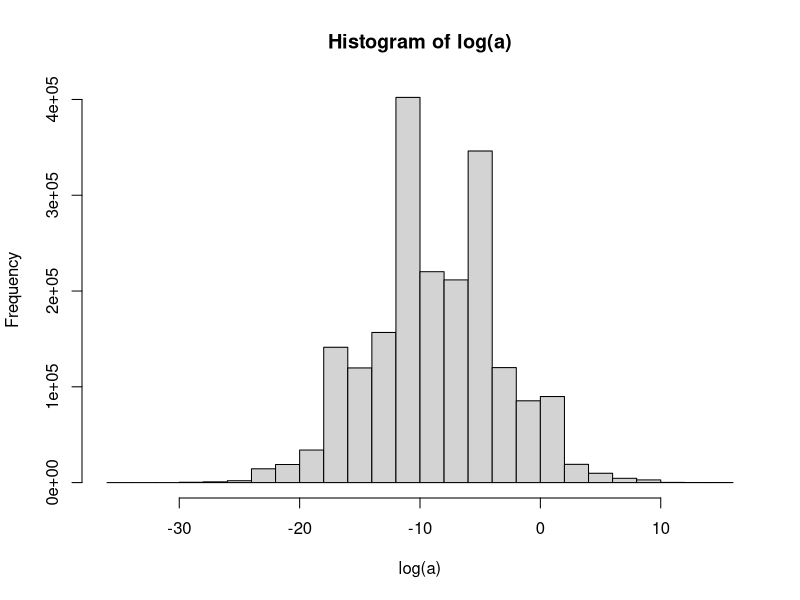

This figure's R source:
#### Ergodicity ####
# a game give 50% chance of 50% gain and 50% chance of 40% loss

# 1. one individual play the game for 365 round with initial value of 1
# sample the 365 rounds of the game: 1 for gain and 0 for loss
gain_or_loss <- rbinom(365, 1, 0.5)
# outcome for ONE individual play the game for 365 rounds
outcome <- 1.5 ^ (sum(gain_or_loss)) * 0.6 ^ (365 -sum(gain_or_loss))


# 2. many people play the game
gain_or_loss_many <- rbinom(1000, 365, 0.5)
outcome_many <- 1.5 ^ (gain_or_loss_many) * 0.6 ^ (365 - gain_or_loss_many)
summary(outcome_many)

# rbinom can be use to simulate one bernoulli or many bernoulli experiments, 
# see: http://www.programmingr.com/examples/neat-tricks/sample-r-function/r-rbinom/


# 3. how many people we need to 
# make the average across people converge to the expectatino 
# encapsulate the process into a function 
outcome_many <- function(people, round, prob = 0.5, gain, loss) {
  gain_or_loss_many <- rbinom(people, round, prob)
  outcome_many <- (1 + gain) ^ (gain_or_loss_many) * (1 - loss) ^ (round - gain_or_loss_many)
  return(outcome_many)
}

a <- outcome_many(2000000, 52, 0.5, 0.8, 0.6)

# trying with differnt # of people, we find that as the # of people increases, the mean outcome also increase, 
# moving closer to the expectation from the lower values.
# thus, we do need enough people to experience all possible scenarios so that the average statistics give us the expectation

# to reduce the computation load, we could reduce the number of round

summary(a)
hist(log(a))
